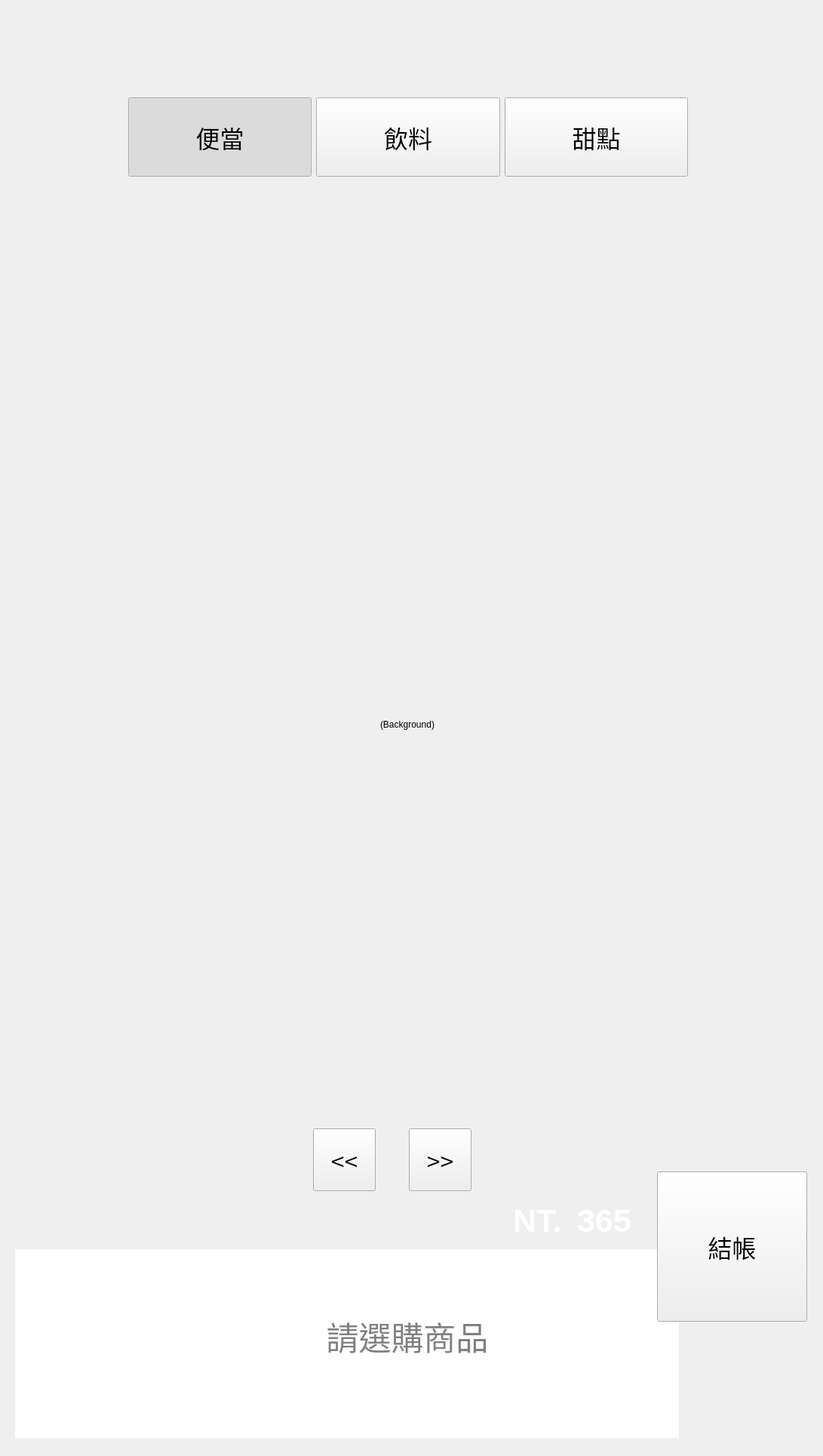
    <widget class="QWidget" name="page_onsite_option">
     <widget class="QPushButton" name="pbtn_onsite_checkout">
      <property name="geometry">
       <rect>
        <x>871</x>
        <y>1552</y>
        <width>199</width>
        <height>199</height>
       </rect>
      </property>
      <property name="font">
       <font>
        <family>Noto Sans CJK TC</family>
        <pointsize>24</pointsize>
       </font>
      </property>
      <property name="text">
       <string>結帳</string>
      </property>
     </widget>
     <widget class="QLabel" name="lbl_onsite_option_bg">
      <property name="geometry">
       <rect>
        <x>0</x>
        <y>0</y>
        <width>1080</width>
        <height>1920</height>
       </rect>
      </property>
      <property name="text">
       <string>(Background)</string>
      </property>
      <property name="alignment">
       <set>Qt::AlignCenter</set>
      </property>
     </widget>
     <widget class="QWidget" name="gridLayoutWidget">
      <property name="geometry">
       <rect>
        <x>0</x>
        <y>260</y>
        <width>1081</width>
        <height>1191</height>
       </rect>
      </property>
      <layout class="QGridLayout" name="layout_onsite_product">
       <property name="leftMargin">
        <number>70</number>
       </property>
       <property name="topMargin">
        <number>0</number>
       </property>
       <property name="rightMargin">
        <number>75</number>
       </property>
       <property name="horizontalSpacing">
        <number>32</number>
       </property>
       <property name="verticalSpacing">
        <number>12</number>
       </property>
      </layout>
     </widget>
     <widget class="QPushButton" name="pbtn_onsite_prev">
      <property name="geometry">
       <rect>
        <x>415</x>
        <y>1495</y>
        <width>83</width>
        <height>83</height>
       </rect>
      </property>
      <property name="font">
       <font>
        <family>Noto Sans CJK TC</family>
        <pointsize>24</pointsize>
       </font>
      </property>
      <property name="text">
       <string>&lt;&lt;</string>
      </property>
     </widget>
     <widget class="QPushButton" name="pbtn_onsite_next">
      <property name="geometry">
       <rect>
        <x>542</x>
        <y>1495</y>
        <width>83</width>
        <height>83</height>
       </rect>
      </property>
      <property name="font">
       <font>
        <family>Noto Sans CJK TC</family>
        <pointsize>24</pointsize>
       </font>
      </property>
      <property name="text">
       <string>&gt;&gt;</string>
      </property>
     </widget>
     <widget class="QWidget" name="horizontalLayoutWidget">
      <property name="geometry">
       <rect>
        <x>0</x>
        <y>126</y>
        <width>1082</width>
        <height>111</height>
       </rect>
      </property>
      <layout class="QHBoxLayout" name="layout_onsite_option">
       <property name="leftMargin">
        <number>170</number>
       </property>
       <property name="rightMargin">
        <number>170</number>
       </property>
       <item>
        <widget class="QPushButton" name="pbtn_onsite_bento">
         <property name="minimumSize">
          <size>
           <width>242</width>
           <height>105</height>
          </size>
         </property>
         <property name="font">
          <font>
           <family>Noto Sans CJK TC</family>
           <pointsize>24</pointsize>
          </font>
         </property>
         <property name="text">
          <string>便當</string>
         </property>
         <property name="checkable">
          <bool>true</bool>
         </property>
         <property name="checked">
          <bool>true</bool>
         </property>
         <property name="autoExclusive">
          <bool>true</bool>
         </property>
        </widget>
       </item>
       <item>
        <widget class="QPushButton" name="pbtn_onsite_drink">
         <property name="minimumSize">
          <size>
           <width>242</width>
           <height>105</height>
          </size>
         </property>
         <property name="font">
          <font>
           <family>Noto Sans CJK TC</family>
           <pointsize>24</pointsize>
          </font>
         </property>
         <property name="text">
          <string>飲料</string>
         </property>
         <property name="checkable">
          <bool>true</bool>
         </property>
         <property name="autoExclusive">
          <bool>true</bool>
         </property>
        </widget>
       </item>
       <item>
        <widget class="QPushButton" name="pbtn_onsite_dessert">
         <property name="minimumSize">
          <size>
           <width>242</width>
           <height>105</height>
          </size>
         </property>
         <property name="font">
          <font>
           <family>Noto Sans CJK TC</family>
           <pointsize>24</pointsize>
          </font>
         </property>
         <property name="text">
          <string>甜點</string>
         </property>
         <property name="checkable">
          <bool>true</bool>
         </property>
         <property name="autoExclusive">
          <bool>true</bool>
         </property>
        </widget>
       </item>
      </layout>
     </widget>
     <widget class="QTableView" name="tView_onsite_option">
      <property name="geometry">
       <rect>
        <x>20</x>
        <y>1655</y>
        <width>880</width>
        <height>250</height>
       </rect>
      </property>
      <property name="font">
       <font>
        <family>Noto Sans CJK TC Medium</family>
        <pointsize>24</pointsize>
       </font>
      </property>
      <property name="focusPolicy">
       <enum>Qt::NoFocus</enum>
      </property>
      <property name="frameShape">
       <enum>QFrame::NoFrame</enum>
      </property>
      <property name="editTriggers">
       <set>QAbstractItemView::NoEditTriggers</set>
      </property>
      <property name="selectionMode">
       <enum>QAbstractItemView::NoSelection</enum>
      </property>
      <property name="showGrid">
       <bool>false</bool>
      </property>
      <attribute name="horizontalHeaderVisible">
       <bool>false</bool>
      </attribute>
      <attribute name="horizontalHeaderMinimumSectionSize">
       <number>55</number>
      </attribute>
      <attribute name="verticalHeaderVisible">
       <bool>false</bool>
      </attribute>
      <attribute name="verticalHeaderMinimumSectionSize">
       <number>55</number>
      </attribute>
      <attribute name="verticalHeaderDefaultSectionSize">
       <number>55</number>
      </attribute>
     </widget>
     <widget class="QLabel" name="lbl_onsite_option_total">
      <property name="geometry">
       <rect>
        <x>765</x>
        <y>1590</y>
        <width>106</width>
        <height>54</height>
       </rect>
      </property>
      <property name="font">
       <font>
        <family>Arial</family>
        <pointsize>32</pointsize>
        <weight>75</weight>
        <bold>true</bold>
       </font>
      </property>
      <property name="styleSheet">
       <string notr="true">color: rgb(255, 255, 255);</string>
      </property>
      <property name="text">
       <string>365</string>
      </property>
      <property name="alignment">
       <set>Qt::AlignLeading|Qt::AlignLeft|Qt::AlignVCenter</set>
      </property>
     </widget>
     <widget class="QLabel" name="lbl_onsite_option_total_hint">
      <property name="geometry">
       <rect>
        <x>680</x>
        <y>1590</y>
        <width>80</width>
        <height>54</height>
       </rect>
      </property>
      <property name="font">
       <font>
        <family>Arial</family>
        <pointsize>32</pointsize>
        <weight>75</weight>
        <bold>true</bold>
       </font>
      </property>
      <property name="styleSheet">
       <string notr="true">color: rgb(255, 255, 255);</string>
      </property>
      <property name="text">
       <string>NT.</string>
      </property>
     </widget>
     <widget class="QLabel" name="lbl_onsite_option_hint">
      <property name="geometry">
       <rect>
        <x>0</x>
        <y>1720</y>
        <width>1080</width>
        <height>100</height>
       </rect>
      </property>
      <property name="font">
       <font>
        <family>Noto Sans CJK TC</family>
        <pointsize>32</pointsize>
        <weight>50</weight>
        <bold>false</bold>
       </font>
      </property>
      <property name="styleSheet">
       <string notr="true">color: rgb(128, 128, 128);</string>
      </property>
      <property name="text">
       <string>請選購商品</string>
      </property>
      <property name="alignment">
       <set>Qt::AlignCenter</set>
      </property>
     </widget>
     <zorder>lbl_onsite_option_bg</zorder>
     <zorder>gridLayoutWidget</zorder>
     <zorder>pbtn_onsite_prev</zorder>
     <zorder>pbtn_onsite_next</zorder>
     <zorder>horizontalLayoutWidget</zorder>
     <zorder>tView_onsite_option</zorder>
     <zorder>pbtn_onsite_checkout</zorder>
     <zorder>lbl_onsite_option_total</zorder>
     <zorder>lbl_onsite_option_total_hint</zorder>
     <zorder>lbl_onsite_option_hint</zorder>
    </widget>
